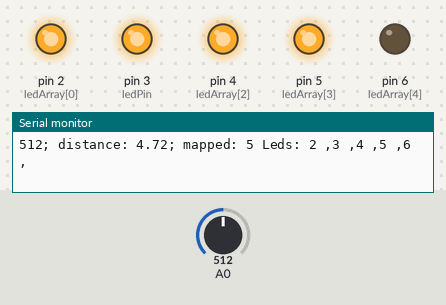
The sketch below on a simulated Arduino Uno, built with avr-gcc and run on an emulated ATmega328P. Parts: output pins drawn as LEDs (lit = HIGH), the last lines printed to the serial monitor. The test bench sets the inputs (shaded band); at power-on: A0 = 512.

Above: at 1.2 s.
1.3 s: A0 set to 171
3.3 s: A0 set to 153
At 4.5 s:
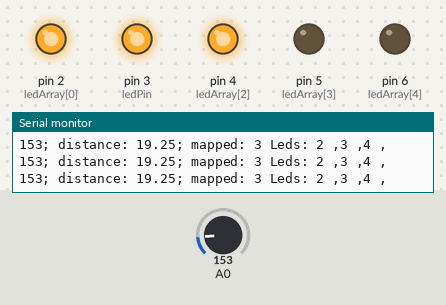
4.8 s: A0 set to 141
7.8 s: A0 set to 120
At 9.0 s:
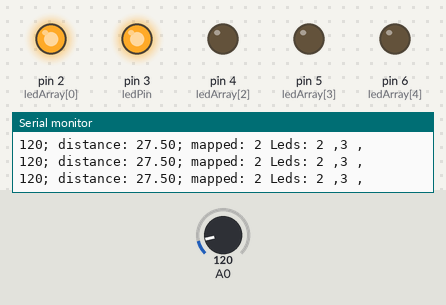
9.3 s: A0 set to 110
12.3 s: A0 set to 97
At 13.6 s:
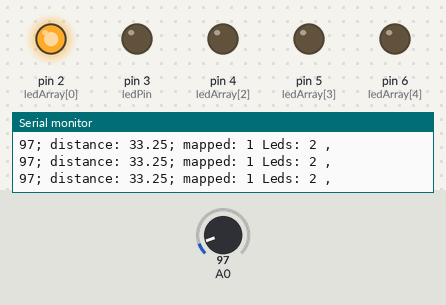
Timing chart, 0 to 14.8 s (numbered marks = the images above; inputs shaded):
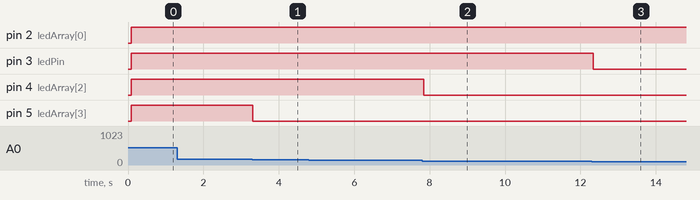

Measured:
- the behaviour switches between 165 and 164 on A0 (found by bisection; images 0 and 1)
- the behaviour switches between 135 and 134 on A0 (found by bisection; images 1 and 2)
- the behaviour switches between 103 and 102 on A0 (found by bisection; images 2 and 3)
- after the input at 3.3 s, pin 5 (ledArray[3]): HIGH → LOW at once
- after the input at 7.8 s, pin 4 (ledArray[2]): HIGH → LOW at once
- after the input at 12.3 s, pin 3 (ledPin): HIGH → LOW at once

The sketch:

sharpDistanceLeds.ino
```cpp
int ledPin= 3;
float distance = 0.0;
int sizeOfLedArray= 6; // arrays need one more element at the end (null value)
int ledArray[] = {2,3,4,5,6};
int recoverTime = 40; //the SHARP rangefinder needs and 39 ms to respond

void setup() {

  pinMode(ledPin,OUTPUT);
  Serial.begin(9600); // initialize serial communication at 9600 bits per second:
  for(int i = 0; i< sizeOfLedArray; i++){
    pinMode(ledArray[i], OUTPUT); // set the led pins as outputs
  }
  Serial.println(sizeOfLedArray);
  delay(50); // the SHARP rangefinder needs 44 ms to start up
}

void loop() {
  // read the input on analog pin 0:
  delay(recoverTime);
  int sensorValue = analogRead(A0);

  if (sensorValue > 307) {
    distance = (sensorValue - 800) / -61.0;
  }
  else if (sensorValue > 164) {
    distance = (sensorValue - 450) / -18.0;
  }
  else if (sensorValue > 80){
    distance = (sensorValue - 230) / -4.0;
  }
  else distance = 40;

  Serial.print(sensorValue);
  Serial.print("; distance: ");
  Serial.print(distance);
  int distance_mapped= map(distance, 0,40, sizeOfLedArray- 1, 0); // map inversely to the number of leds on
  Serial.print("; mapped: ");
  Serial.print(distance_mapped);

  int onLeds[sizeOfLedArray];
  for(int i = 0; i< distance_mapped; i++){
    onLeds[i] = ledArray[i];
    digitalWrite(ledArray[i], HIGH);
  }
  for(int i= distance_mapped; i< sizeOfLedArray; i++){
    digitalWrite(ledArray[i], LOW);
  }

  Serial.print(" Leds: ");
  for(int i = 0; i< distance_mapped; i++){
    Serial.print(onLeds[i]);
    Serial.print(" ,");
  }
  Serial.println();
}
```
